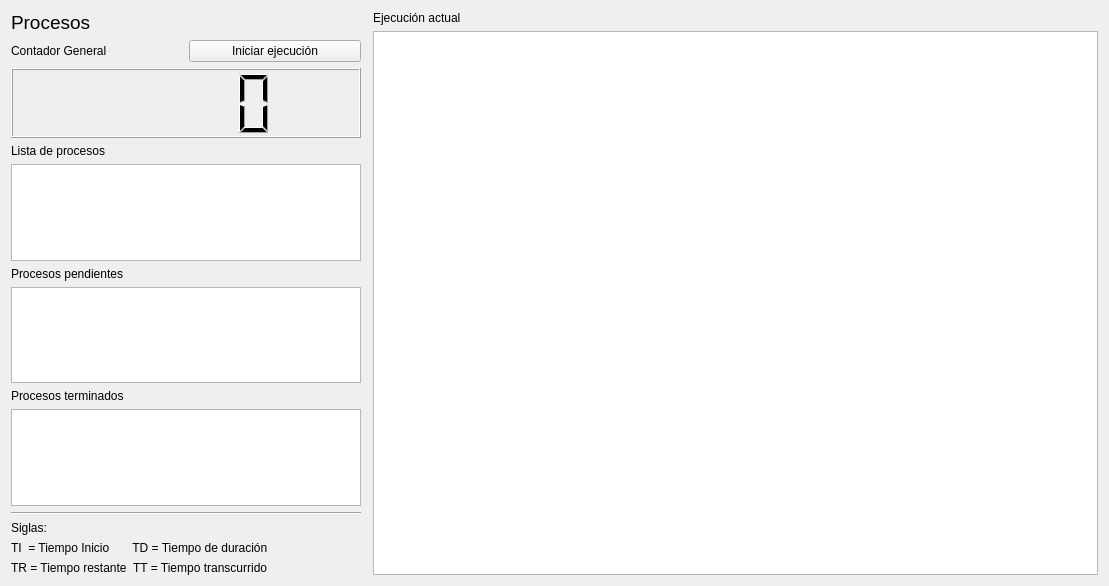
<?xml version="1.0" encoding="UTF-8"?>
<ui version="4.0">
 <class>Execution</class>
 <widget class="QWidget" name="Execution">
  <property name="geometry">
   <rect>
    <x>0</x>
    <y>0</y>
    <width>1109</width>
    <height>586</height>
   </rect>
  </property>
  <property name="sizePolicy">
   <sizepolicy hsizetype="Fixed" vsizetype="Preferred">
    <horstretch>0</horstretch>
    <verstretch>0</verstretch>
   </sizepolicy>
  </property>
  <property name="windowTitle">
   <string>Administrador de procesos</string>
  </property>
  <layout class="QHBoxLayout" name="horizontalLayout_2">
   <item>
    <layout class="QVBoxLayout" name="verticalLayout">
     <item>
      <widget class="QLabel" name="label_titulo">
       <property name="font">
        <font>
         <pointsize>14</pointsize>
        </font>
       </property>
       <property name="text">
        <string>Procesos</string>
       </property>
      </widget>
     </item>
     <item>
      <layout class="QHBoxLayout" name="horizontalLayout">
       <item>
        <widget class="QLabel" name="label_contador">
         <property name="text">
          <string>Contador General</string>
         </property>
        </widget>
       </item>
       <item>
        <widget class="QPushButton" name="iniciar_procesos">
         <property name="text">
          <string>Iniciar ejecución</string>
         </property>
        </widget>
       </item>
      </layout>
     </item>
     <item>
      <widget class="QLCDNumber" name="lcd">
       <property name="sizePolicy">
        <sizepolicy hsizetype="Minimum" vsizetype="Fixed">
         <horstretch>0</horstretch>
         <verstretch>0</verstretch>
        </sizepolicy>
       </property>
       <property name="minimumSize">
        <size>
         <width>0</width>
         <height>70</height>
        </size>
       </property>
       <property name="maximumSize">
        <size>
         <width>16777215</width>
         <height>16777215</height>
        </size>
       </property>
       <property name="font">
        <font>
         <pointsize>11</pointsize>
        </font>
       </property>
       <property name="layoutDirection">
        <enum>Qt::LeftToRight</enum>
       </property>
      </widget>
     </item>
     <item>
      <widget class="QLabel" name="label_lista_de_procesos">
       <property name="text">
        <string>Lista de procesos</string>
       </property>
      </widget>
     </item>
     <item>
      <widget class="QTableWidget" name="tabla_lista">
       <property name="sizePolicy">
        <sizepolicy hsizetype="Fixed" vsizetype="Expanding">
         <horstretch>0</horstretch>
         <verstretch>0</verstretch>
        </sizepolicy>
       </property>
       <property name="minimumSize">
        <size>
         <width>350</width>
         <height>0</height>
        </size>
       </property>
       <property name="styleSheet">
        <string notr="true"/>
       </property>
      </widget>
     </item>
     <item>
      <widget class="QLabel" name="label_procesos_pendientes">
       <property name="text">
        <string>Procesos pendientes</string>
       </property>
      </widget>
     </item>
     <item>
      <widget class="QTableWidget" name="tabla_pendientes">
       <property name="sizePolicy">
        <sizepolicy hsizetype="Fixed" vsizetype="Expanding">
         <horstretch>0</horstretch>
         <verstretch>0</verstretch>
        </sizepolicy>
       </property>
       <property name="minimumSize">
        <size>
         <width>350</width>
         <height>0</height>
        </size>
       </property>
      </widget>
     </item>
     <item>
      <widget class="QLabel" name="label_procesos_terminados">
       <property name="text">
        <string>Procesos terminados</string>
       </property>
      </widget>
     </item>
     <item>
      <widget class="QTableWidget" name="tabla_terminados">
       <property name="sizePolicy">
        <sizepolicy hsizetype="Fixed" vsizetype="Expanding">
         <horstretch>0</horstretch>
         <verstretch>0</verstretch>
        </sizepolicy>
       </property>
       <property name="minimumSize">
        <size>
         <width>350</width>
         <height>0</height>
        </size>
       </property>
      </widget>
     </item>
     <item>
      <widget class="Line" name="line_2">
       <property name="orientation">
        <enum>Qt::Horizontal</enum>
       </property>
      </widget>
     </item>
     <item>
      <widget class="QLabel" name="label">
       <property name="text">
        <string>Siglas:</string>
       </property>
      </widget>
     </item>
     <item>
      <widget class="QLabel" name="label_2">
       <property name="text">
        <string>TI  = Tiempo Inicio       TD = Tiempo de duración</string>
       </property>
      </widget>
     </item>
     <item>
      <widget class="QLabel" name="label_3">
       <property name="text">
        <string>TR = Tiempo restante  TT = Tiempo transcurrido</string>
       </property>
      </widget>
     </item>
    </layout>
   </item>
   <item>
    <widget class="Line" name="line">
     <property name="sizePolicy">
      <sizepolicy hsizetype="Fixed" vsizetype="Fixed">
       <horstretch>0</horstretch>
       <verstretch>0</verstretch>
      </sizepolicy>
     </property>
     <property name="orientation">
      <enum>Qt::Horizontal</enum>
     </property>
    </widget>
   </item>
   <item>
    <layout class="QVBoxLayout" name="verticalLayout_2">
     <item>
      <widget class="QLabel" name="label_ejecucion_actual">
       <property name="text">
        <string>Ejecución actual</string>
       </property>
      </widget>
     </item>
     <item>
      <widget class="QGraphicsView" name="panel_grafico"/>
     </item>
    </layout>
   </item>
  </layout>
 </widget>
 <resources/>
 <connections/>
</ui>
